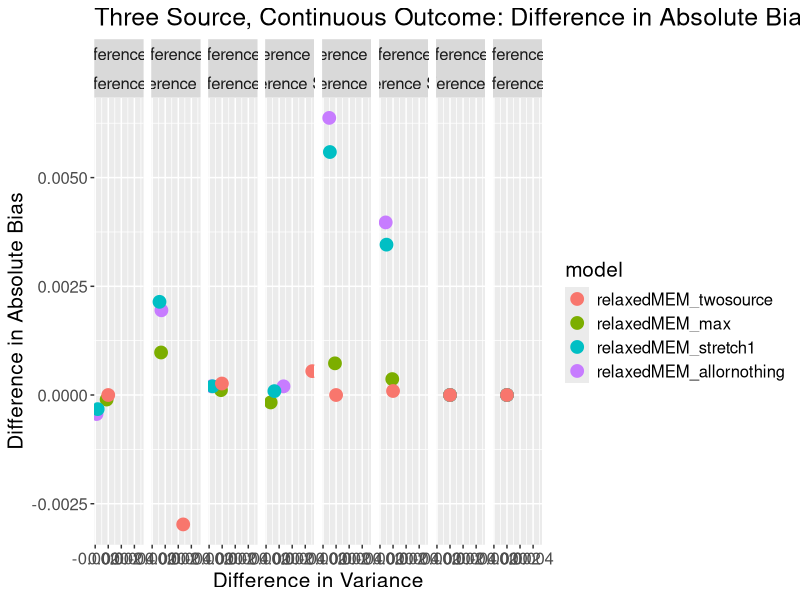
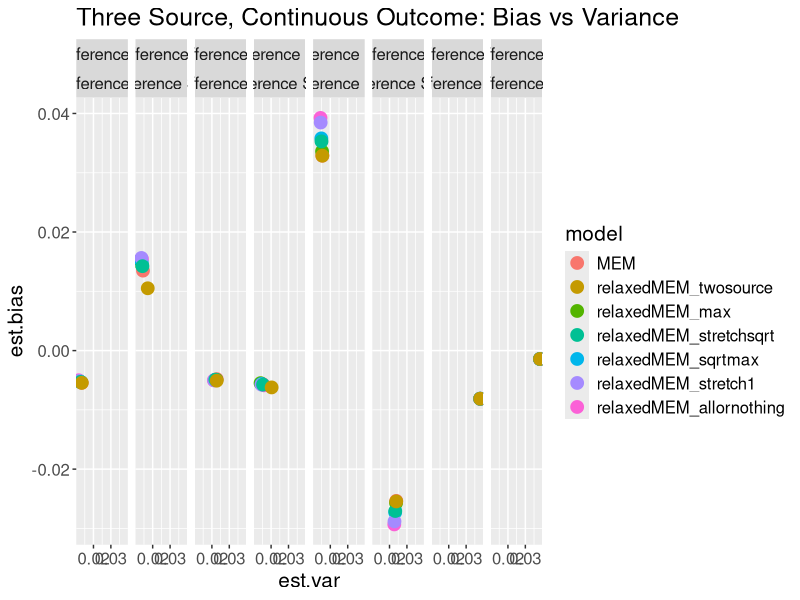
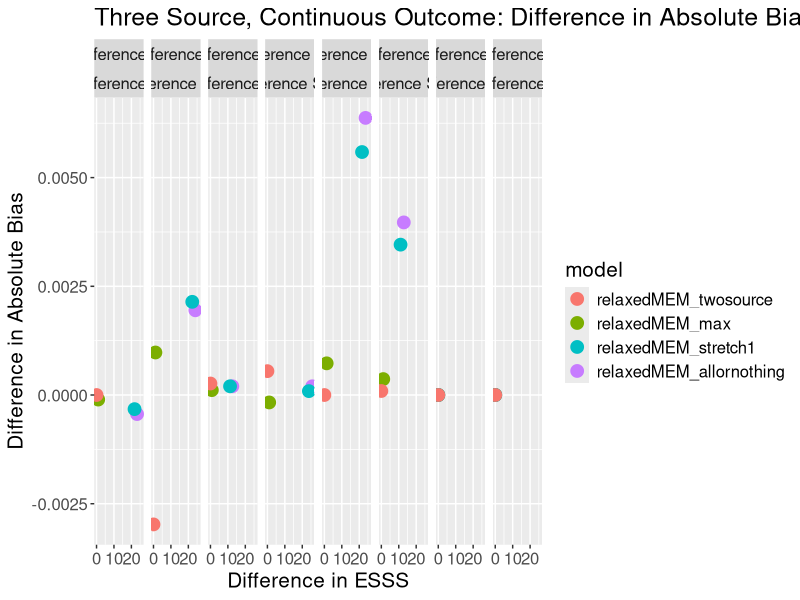
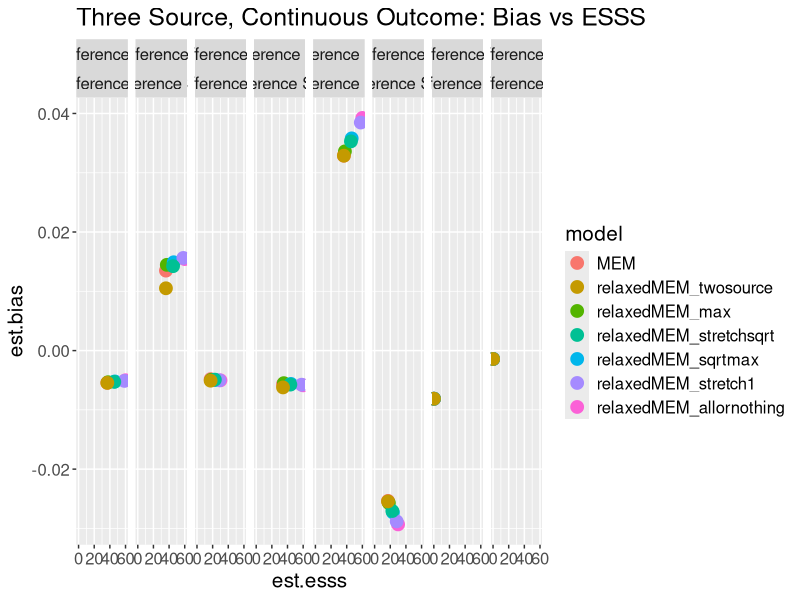
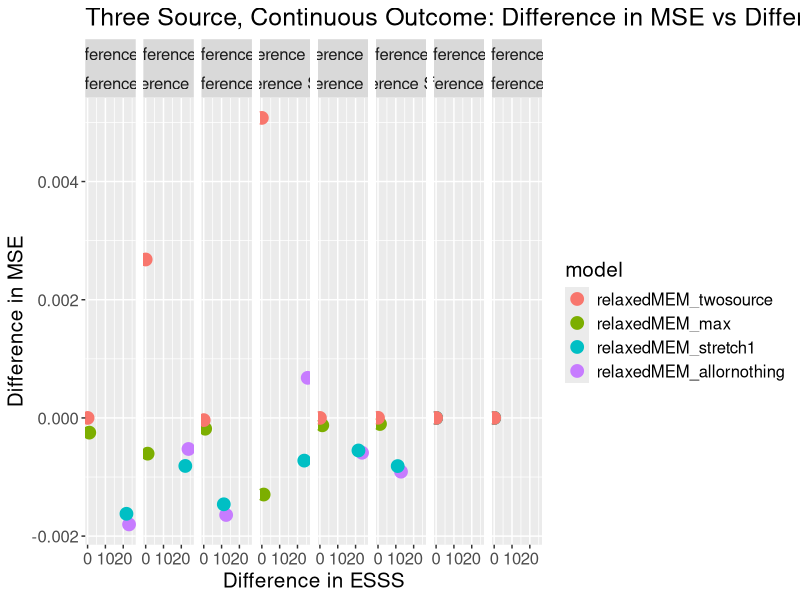
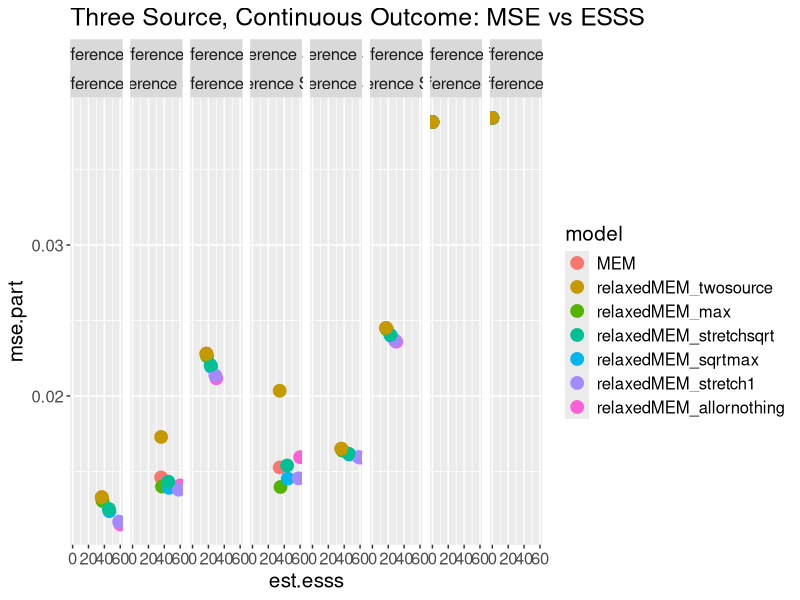
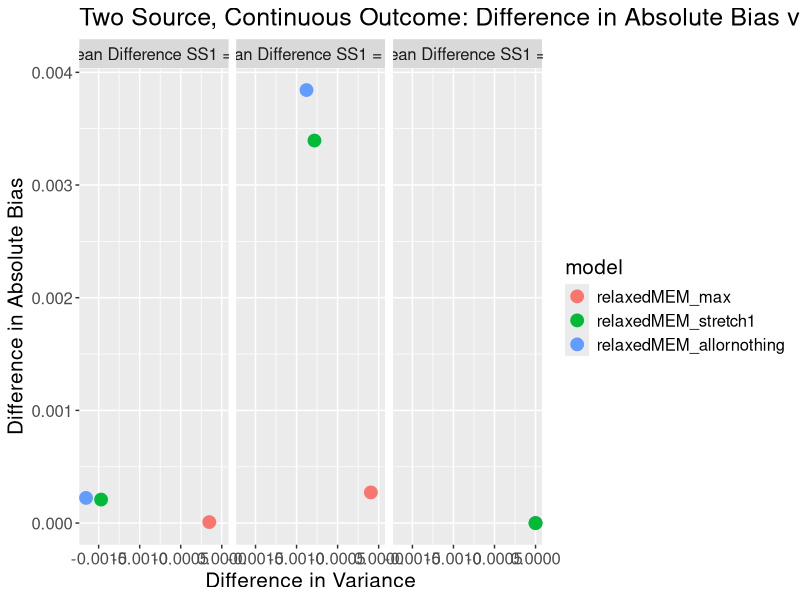
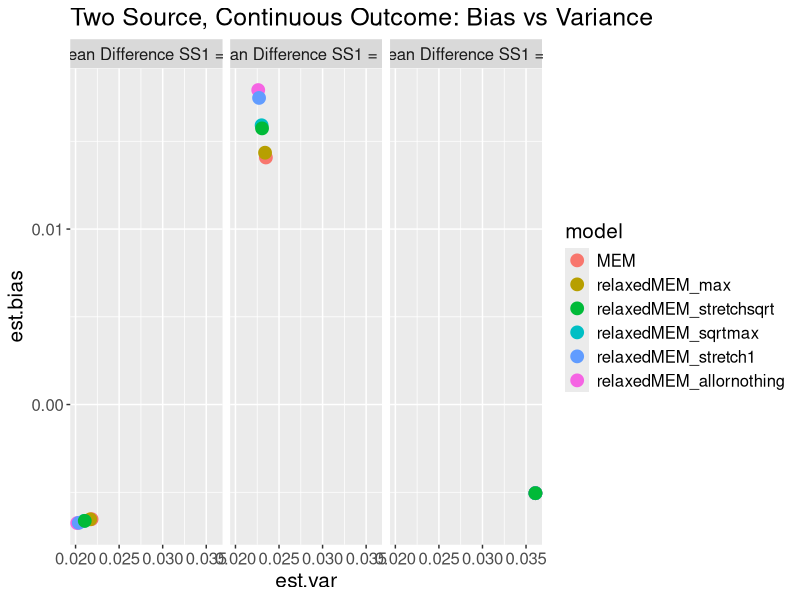

These figures' R source, in order:
#################################################################################
# TITLE: Figures_Arbitraryk.R
#
# PURPOSE: Create figures for all relaxed MEM simulations. 
#
# OUTPUT: all arbitrary k figures as .jpeg files
#
# SECTIONS: Section 0 - load simulation results data set
#           Section 1 - Continuous MEM Figures
#           Section 2 - Binary MEM Figures 
#
# AUTHOR: Shannon Thomas
# DATE CREATED: DEC 1, 2025
#################################################################################

##########################################################
################### SECTION 0: LOAD DATA #################
##########################################################

library(tidyverse)
library(readr)
allresults <- read_csv("arbitraryk_results.csv")
allresults$model <- factor(allresults$model, levels = c("MEM","relaxedMEM_twosource",
                                                "relaxedMEM_max",
                                                "relaxedMEM_stretchsqrt","relaxedMEM_sqrtmax",
                                                "relaxedMEM_stretch1","relaxedMEM_allornothing"))


#get relative values
allresults <- allresults %>% group_by(numsources, outcome_type, diff1_c, diff2_c) %>%
              mutate(absbias_diff = abs(est.bias) - abs(est.bias[1]),
                     absbias_diff = replace(absbias_diff, row_number() == 1, NA),
                     var_diff = est.var - est.var[1],
                     var_diff = replace(var_diff, row_number() == 1, NA),
                     esss_diff = est.esss - est.esss[1],
                     esss_diff = replace(esss_diff, row_number() == 1, NA),
                     mse_diff = mse.part - mse.part[1],
                     mse_diff = replace(mse_diff, row_number() == 1, NA)) 
allresults$scenario <- interaction(allresults$diff1_c, allresults$diff2_c)

#define subset of models for paper figures
modelsub <- c("relaxedMEM_twosource",
              "relaxedMEM_max",
              "relaxedMEM_stretch1","relaxedMEM_allornothing")

##########################################################
################ SECTION 1: CONTINUOUS MEM ###############
##########################################################

## THREE SOURCE

# #test
# jpeg("Arbitraryk_Figures/test1.jpeg", width = 1600, height = 800, quality = 100)
# ggplot(data = allresults[(allresults$numsources == 3) & (allresults$outcome_type == "continuous") &
#                            (allresults$model %in% modelsub),], 
#        aes(y = absbias_diff, x = var_diff, col = scenario, shape = model)) +
#   geom_point(size = 4) +
#   #facet_wrap(~diff1_c + diff2_c, nrow = 1) +
#   ggtitle("Three Source, Continuous Outcome: Difference in Absolute Bias vs Difference in Variance Relative to Traditional MEM") +
#   theme(text = element_text(size = 15)) +
#   xlab("Difference in Variance") + ylab("Difference in Absolute Bias")
# dev.off()
# 
# jpeg("Arbitraryk_Figures/test2.jpeg", width = 1600, height = 800, quality = 100)
# ggplot(data = allresults[(allresults$numsources == 3) & (allresults$outcome_type == "continuous") &
#                            (allresults$model %in% modelsub),], 
#        aes(y = absbias_diff, x = var_diff, col = diff2_c, shape = model)) +
#   geom_point(size = 4) +
#   facet_wrap(~diff1_c, nrow = 1) +
#   ggtitle("Three Source, Continuous Outcome: Difference in Absolute Bias vs Difference in Variance Relative to Traditional MEM") +
#   theme(text = element_text(size = 15)) +
#   xlab("Difference in Variance") + ylab("Difference in Absolute Bias")
# dev.off()

jpeg("Arbitraryk_Figures/Diff_Cont_3S_biasvsvar.jpeg", width = 1600, height = 800, quality = 100)
ggplot(data = allresults[(allresults$numsources == 3) & (allresults$outcome_type == "continuous") &
                           (allresults$model %in% modelsub),], 
       aes(y = absbias_diff, x = var_diff, col = model)) +
  geom_point(size = 4) +
  facet_wrap(~diff1_c + diff2_c, nrow = 1) +
  ggtitle("Three Source, Continuous Outcome: Difference in Absolute Bias vs Difference in Variance Relative to Traditional MEM") +
  theme(text = element_text(size = 15)) +
  xlab("Difference in Variance") + ylab("Difference in Absolute Bias")
dev.off()

jpeg("Arbitraryk_Figures/Cont_3S_biasvsvar.jpeg", width = 1600, height = 800, quality = 100)
ggplot(data = allresults[(allresults$numsources == 3) & (allresults$outcome_type == "continuous"),], 
       aes(y = est.bias, x = est.var, col = model)) +
  geom_point(size = 4) +
  facet_wrap(~diff1_c + diff2_c, nrow = 1) +
  ggtitle("Three Source, Continuous Outcome: Bias vs Variance") +
  theme(text = element_text(size = 15))
dev.off()

jpeg("Arbitraryk_Figures/Diff_Cont_3S_biasvsESSS.jpeg", width = 1600, height = 800, quality = 100)
ggplot(data = allresults[(allresults$numsources == 3) & (allresults$outcome_type == "continuous") &
                           (allresults$model %in% modelsub),], 
       aes(y = absbias_diff, x = esss_diff, col = model)) +
  geom_point(size = 4) +
  facet_wrap(~diff1_c + diff2_c, nrow = 1) +
  ggtitle("Three Source, Continuous Outcome: Difference in Absolute Bias vs Difference in ESSS Relative to Traditional MEM") +
  theme(text = element_text(size = 15)) +
  xlab("Difference in ESSS") + ylab("Difference in Absolute Bias")
dev.off()

jpeg("Arbitraryk_Figures/Cont_3S_biasvsESSS.jpeg", width = 1600, height = 800, quality = 100)
ggplot(data = allresults[(allresults$numsources == 3) & (allresults$outcome_type == "continuous"),], 
       aes(y = est.bias, x = est.esss, col = model)) +
  geom_point(size = 4) +
  facet_wrap(~diff1_c + diff2_c, nrow = 1) +
  ggtitle("Three Source, Continuous Outcome: Bias vs ESSS") +
  theme(text = element_text(size = 15))
dev.off()

jpeg("Arbitraryk_Figures/Diff_Cont_3S_MSEvsESSS.jpeg", width = 1600, height = 800, quality = 100)
ggplot(data = allresults[(allresults$numsources == 3) & (allresults$outcome_type == "continuous") &
                           (allresults$model %in% modelsub),], 
       aes(y = mse_diff, x = esss_diff, col = model)) +
  geom_point(size = 4) +
  facet_wrap(~diff1_c + diff2_c, nrow = 1) +
  ggtitle("Three Source, Continuous Outcome: Difference in MSE vs Difference in ESSS Relative to Traditional MEM") +
  theme(text = element_text(size = 15)) +
  xlab("Difference in ESSS") + ylab("Difference in MSE")
dev.off()

jpeg("Arbitraryk_Figures/Cont_3S_MSEvsESSS.jpeg", width = 1600, height = 800, quality = 100)
ggplot(data = allresults[(allresults$numsources == 3) & (allresults$outcome_type == "continuous"),], 
       aes(y = mse.part, x = est.esss, col = model)) +
  geom_point(size = 4) +
  facet_wrap(~diff1_c + diff2_c, nrow = 1) +
  ggtitle("Three Source, Continuous Outcome: MSE vs ESSS") +
  theme(text = element_text(size = 15))
dev.off()

## TWO SOURCE

jpeg("Arbitraryk_Figures/Diff_Cont_2S_biasvsvar.jpeg", width = 1600, height = 800, quality = 100)
ggplot(data = allresults[(allresults$numsources == 2) & (allresults$outcome_type == "continuous") &
                           (allresults$model %in% modelsub) & (allresults$model != "relaxedMEM_twosource"),], 
       aes(y = absbias_diff, x = var_diff, col = model)) +
  geom_point(size = 4) +
  facet_wrap(~diff1_c, nrow = 1) +
  ggtitle("Two Source, Continuous Outcome: Difference in Absolute Bias vs Difference in Variance Relative to Traditional MEM") +
  theme(text = element_text(size = 15)) +
  xlab("Difference in Variance") + ylab("Difference in Absolute Bias")
dev.off()

jpeg("Arbitraryk_Figures/Cont_2S_biasvsvar.jpeg", width = 1600, height = 800, quality = 100)
ggplot(data = allresults[(allresults$numsources == 2) & 
                           (allresults$outcome_type == "continuous") & 
                           (allresults$model != "relaxedMEM_twosource"),], 
       aes(y = est.bias, x = est.var, col = model)) +
  geom_point(size = 4) +
  facet_wrap(~diff1_c, nrow = 1) +
  ggtitle("Two Source, Continuous Outcome: Bias vs Variance") +
  theme(text = element_text(size = 15))
dev.off()

jpeg("Arbitraryk_Figures/Diff_Cont_2S_biasvsESSS.jpeg", width = 1600, height = 800, quality = 100)
ggplot(data = allresults[(allresults$numsources == 2) & (allresults$outcome_type == "continuous") &
                           (allresults$model %in% modelsub) & (allresults$model != "relaxedMEM_twosource"),], 
       aes(y = absbias_diff, x = esss_diff, col = model)) +
  geom_point(size = 4) +
  facet_wrap(~diff1_c, nrow = 1) +
  ggtitle("Two Source, Continuous Outcome: Difference in Absolute Bias vs Difference in ESSS Relative to Traditional MEM") +
  theme(text = element_text(size = 15)) +
  xlab("Difference in ESSS") + ylab("Difference in Absolute Bias")
dev.off()

jpeg("Arbitraryk_Figures/Cont_2S_biasvsESSS.jpeg", width = 1600, height = 800, quality = 100)
ggplot(data = allresults[(allresults$numsources == 2) & (allresults$outcome_type == "continuous") &
                         (allresults$model != "relaxedMEM_twosource"),], 
       aes(y = est.bias, x = est.esss, col = model)) +
  geom_point(size = 4) +
  facet_wrap(~diff1_c, nrow = 1)  +
  ggtitle("Two Source, Continuous Outcome: Bias vs ESSS") +
  theme(text = element_text(size = 15))
dev.off()

jpeg("Arbitraryk_Figures/Diff_Cont_2S_MSEvsESSS.jpeg", width = 1600, height = 800, quality = 100)
ggplot(data = allresults[(allresults$numsources == 2) & (allresults$outcome_type == "continuous") &
                           (allresults$model %in% modelsub) & (allresults$model != "relaxedMEM_twosource"),], 
       aes(y = mse_diff, x = esss_diff, col = model)) +
  geom_point(size = 4) +
  facet_wrap(~diff1_c, nrow = 1) +
  ggtitle("Two Source, Continuous Outcome: Difference in MSE vs Difference in ESSS Relative to Traditional MEM") +
  theme(text = element_text(size = 15)) +
  xlab("Difference in ESSS") + ylab("Difference in MSE")
dev.off()

jpeg("Arbitraryk_Figures/Cont_2S_MSEvsESSS.jpeg", width = 1600, height = 800, quality = 100)
ggplot(data = allresults[(allresults$numsources == 2) & (allresults$outcome_type == "continuous") &
                           (allresults$model != "relaxedMEM_twosource"),], 
       aes(y = mse.part, x = est.esss, col = model)) +
  geom_point(size = 4) +
  facet_wrap(~diff1_c, nrow = 1) +
  ggtitle("Two Source, Continuous Outcome: MSE vs ESSS") +
  theme(text = element_text(size = 15))
dev.off()


##########################################################
################## SECTION 2: BINARY MEM #################
##########################################################

## THREE SOURCE

jpeg("Arbitraryk_Figures/Diff_Bin_3S_biasvsvar.jpeg", width = 1600, height = 800, quality = 100)
ggplot(data = allresults[(allresults$numsources == 3) & (allresults$outcome_type == "binary") &
                           (allresults$model %in% modelsub),], 
       aes(y = absbias_diff, x = var_diff, col = model)) +
  geom_point(size = 4) +
  facet_wrap(~diff1_c + diff2_c, nrow = 1) +
  ggtitle("Three Source, Binary Outcome: Difference in Absolute Bias vs Difference in Variance Relative to Traditional MEM") +
  theme(text = element_text(size = 15)) +
  xlab("Difference in Variance") + ylab("Difference in Absolute Bias")
dev.off()

jpeg("Arbitraryk_Figures/Bin_3S_biasvsvar.jpeg", width = 1600, height = 800, quality = 100)
ggplot(data = allresults[(allresults$numsources == 3) & (allresults$outcome_type == "binary"),], 
       aes(y = est.bias, x = est.var, col = model)) +
  geom_point(size = 4) +
  facet_wrap(~diff1_c + diff2_c, nrow = 1) +
  ggtitle("Three Source, Binary Outcome: Bias vs ESSS") +
  theme(text = element_text(size = 15))
dev.off()

jpeg("Arbitraryk_Figures/Diff_Bin_3S_biasvsESSS.jpeg", width = 1600, height = 800, quality = 100)
ggplot(data = allresults[(allresults$numsources == 3) & (allresults$outcome_type == "binary") &
                           (allresults$model %in% modelsub),], 
       aes(y = absbias_diff, x = esss_diff, col = model)) +
  geom_point(size = 4) +
  facet_wrap(~diff1_c + diff2_c, nrow = 1) +
  ggtitle("Three Source, Binary Outcome: Difference in Absolute Bias vs Difference in ESSS Relative to Traditional MEM") +
  theme(text = element_text(size = 15)) +
  xlab("Difference in ESSS") + ylab("Difference in Absolute Bias")
dev.off()

jpeg("Arbitraryk_Figures/Bin_3S_biasvsESSS.jpeg", width = 1600, height = 800, quality = 100)
ggplot(data = allresults[(allresults$numsources == 3) & (allresults$outcome_type == "binary"),], 
       aes(y = est.bias, x = est.esss, col = model)) +
  geom_point(size = 4) +
  facet_wrap(~diff1_c + diff2_c, nrow = 1) +
  ggtitle("Three Source, Binary Outcome: Bias vs ESSS") +
  theme(text = element_text(size = 15))
dev.off()

jpeg("Arbitraryk_Figures/Diff_Bin_3S_MSEvsESSS.jpeg", width = 1600, height = 800, quality = 100)
ggplot(data = allresults[(allresults$numsources == 3) & (allresults$outcome_type == "binary") &
                           (allresults$model %in% modelsub),], 
       aes(y = mse_diff, x = esss_diff, col = model)) +
  geom_point(size = 4) +
  facet_wrap(~diff1_c + diff2_c, nrow = 1) +
  ggtitle("Three Source, Binary Outcome: Difference in MSE vs Difference in ESSS Relative to Traditional MEM") +
  theme(text = element_text(size = 15)) +
  xlab("Difference in ESSS") + ylab("Difference in MSE")
dev.off()

jpeg("Arbitraryk_Figures/Bin_3S_MSEvsESSS.jpeg", width = 1600, height = 800, quality = 100)
ggplot(data = allresults[(allresults$numsources == 3) & (allresults$outcome_type == "binary"),], 
       aes(y = mse.part, x = est.esss, col = model)) +
  geom_point(size = 4) +
  facet_wrap(~diff1_c + diff2_c, nrow = 1) +
  ggtitle("Three Source, Binary Outcome: MSE vs ESSS") +
  theme(text = element_text(size = 15))
dev.off()

## TWO SOURCE

jpeg("Arbitraryk_Figures/Diff_Bin_2S_biasvsvar.jpeg", width = 1600, height = 800, quality = 100)
ggplot(data = allresults[(allresults$numsources == 2) & (allresults$outcome_type == "binary") &
                           (allresults$model %in% modelsub) & (allresults$model != "relaxedMEM_twosource"),], 
       aes(y = absbias_diff, x = var_diff, col = model)) +
  geom_point(size = 4) +
  facet_wrap(~diff1_c, nrow = 1) +
  ggtitle("Two Source, Binary Outcome: Difference in Absolute Bias vs Difference in Variance Relative to Traditional MEM") +
  theme(text = element_text(size = 15)) +
  xlab("Difference in Variance") + ylab("Difference in Absolute Bias")
dev.off()

jpeg("Arbitraryk_Figures/Bin_2S_biasvsvar.jpeg", width = 1600, height = 800, quality = 100)
ggplot(data = allresults[(allresults$numsources == 2) & (allresults$outcome_type == "binary") &
                           (allresults$model != "relaxedMEM_twosource"),], 
       aes(y = est.bias, x = est.var, col = model)) +
  geom_point(size = 4) +
  facet_wrap(~diff1_c, nrow = 1) +
  ggtitle("Two Source, Binary Outcome: Bias vs ESSS") +
  theme(text = element_text(size = 15))
dev.off()

jpeg("Arbitraryk_Figures/Diff_Bin_2S_biasvsESSS.jpeg", width = 1600, height = 800, quality = 100)
ggplot(data = allresults[(allresults$numsources == 2) & (allresults$outcome_type == "binary") &
                           (allresults$model %in% modelsub) & (allresults$model != "relaxedMEM_twosource"),], 
       aes(y = absbias_diff, x = esss_diff, col = model)) +
  geom_point(size = 4) +
  facet_wrap(~diff1_c, nrow = 1) +
  ggtitle("Two Source, Binary Outcome: Difference in Absolute Bias vs Difference in ESSS Relative to Traditional MEM") +
  theme(text = element_text(size = 15)) +
  xlab("Difference in ESSS") + ylab("Difference in Absolute Bias")
dev.off()

jpeg("Arbitraryk_Figures/Bin_2S_biasvsESSS.jpeg", width = 1600, height = 800, quality = 100)
ggplot(data = allresults[(allresults$numsources == 2) & (allresults$outcome_type == "binary") &
                           (allresults$model != "relaxedMEM_twosource"),], 
       aes(y = est.bias, x = est.esss, col = model)) +
  geom_point(size = 4) +
  facet_wrap(~diff1_c, nrow = 1) +
  ggtitle("Two Source, Binary Outcome: Bias vs ESSS") +
  theme(text = element_text(size = 15))
dev.off()

jpeg("Arbitraryk_Figures/Diff_Bin_2S_MSEvsESSS.jpeg", width = 1600, height = 800, quality = 100)
ggplot(data = allresults[(allresults$numsources == 2) & (allresults$outcome_type == "binary") &
                           (allresults$model %in% modelsub) & (allresults$model != "relaxedMEM_twosource"),], 
       aes(y = mse_diff, x = esss_diff, col = model)) +
  geom_point(size = 4) +
  facet_wrap(~diff1_c, nrow = 1) +
  ggtitle("Two Source, Binary Outcome: Difference in MSE vs Difference in ESSS Relative to Traditional MEM") +
  theme(text = element_text(size = 15)) +
  xlab("Difference in ESSS") + ylab("Difference in MSE")
dev.off()

jpeg("Arbitraryk_Figures/Bin_2S_MSEvsESSS.jpeg", width = 1600, height = 800, quality = 100)
ggplot(data = allresults[(allresults$numsources == 2) & (allresults$outcome_type == "binary") &
                           (allresults$model != "relaxedMEM_twosource"),], 
       aes(y = mse.part, x = est.esss, col = model)) +
  geom_point(size = 4) +
  facet_wrap(~diff1_c, nrow = 1) +
  ggtitle("Two Source, Binary Outcome: MSE vs ESSS") +
  theme(text = element_text(size = 15))
dev.off()
